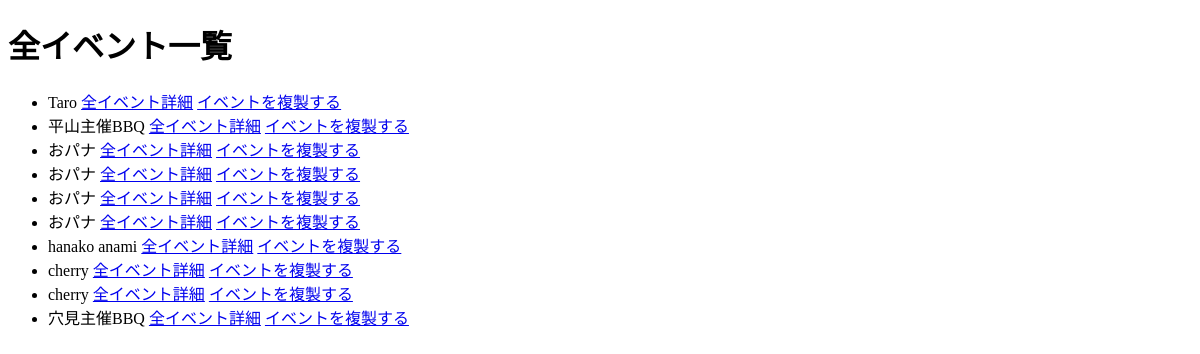
/events/ (signed in), run on an earlier commit of the app's database.
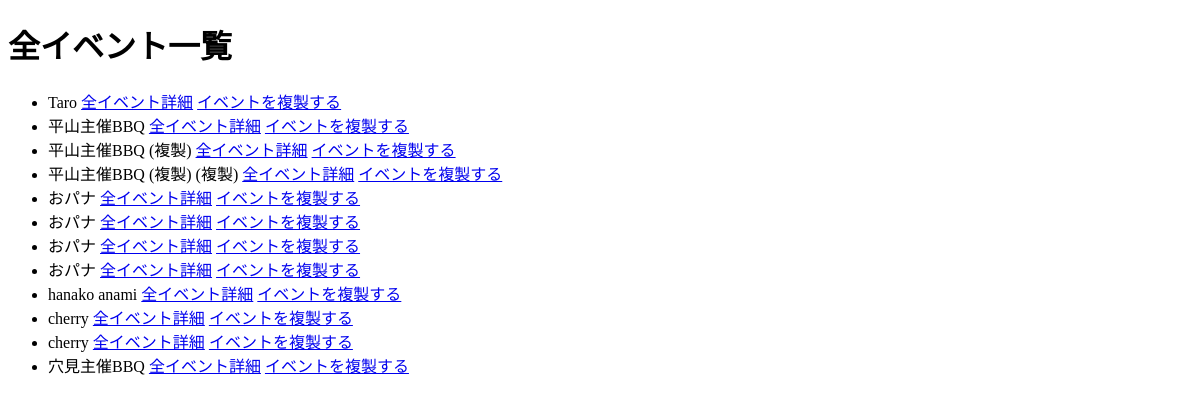
And on a later commit of the database.
### bbq_app/models.py (models this page shows, shortened)
class Event(models.Model):
    user = models.ForeignKey(User, on_delete=models.CASCADE, related_name="events")
    name = models.CharField("イベント名", max_length=30)
    held_at = models.DateTimeField("開催日時", null=True, blank=True)
    location = models.CharField("開催場所", max_length=50)
    created_at = models.DateTimeField("作成日時", auto_now_add=True)
    updated_at = models.DateTimeField("更新日時", auto_now=True)

### bbq_app/views.py (the view)
# urls.py: path("events/", views.event_list, name="event_list"),
@login_required
def event_list(request):
    events = Event.objects.filter(user=request.user).order_by("-held_at")
    return render(request, "bbq_app/event_list.html", {"events":events})

### bbq_app/templates/bbq_app/event_list.html (shortened to what this page needs)
<!DOCTYPE html>
<html lang="ja">
<h1>全イベント一覧</h1>
<ul>
    {% for event in events %}
        <li>
            {{ event.name }}
            <a href="{% url 'item_edit' event.id %}">全イベント詳細</a>
            <a href="{% url 'event_duplicate' event.id %}">イベントを複製する</a>
        </li>
    {% empty %}
        <li>イベントがありません</li>
    {% endfor %}
    </ul>

What changed in the data, as far as the page shows it:
added Event: name "平山主催BBQ (複製)"
added Event: name "平山主催BBQ (複製) (複製)"
